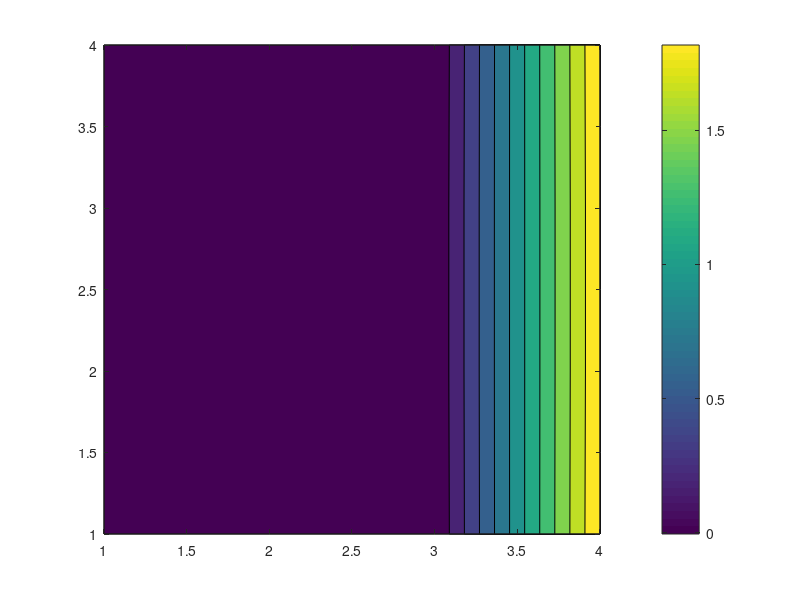
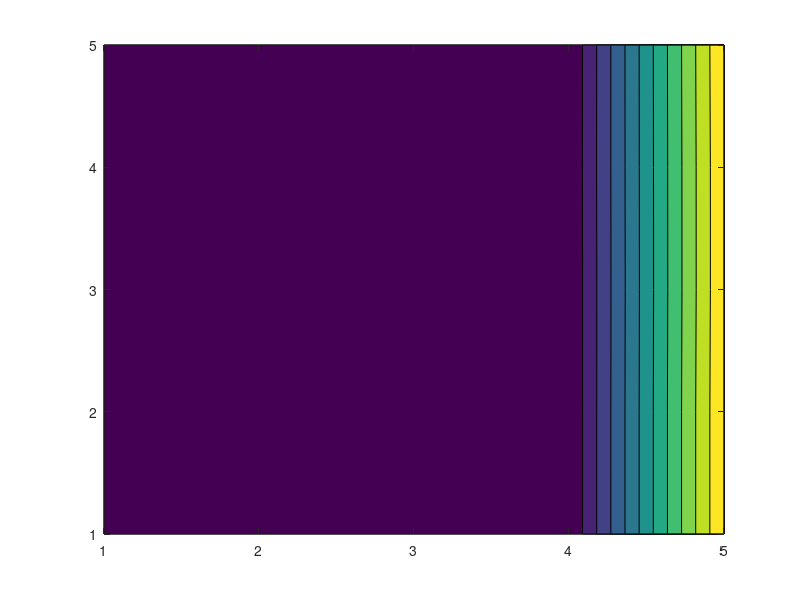

Source code (MATLAB) for these figures, in order:
clear;
clc;
Lx=30; Ly=30;
nx=3;ny=3;nu = 1;
imin =2; imax=imin+nx-1;
jmin =2; jmax=jmin+ny-1;
dt = 0.001;rho = 1;
% Crea te mesh
x ( imin : imax+1)=linspace ( 0 , Lx , nx +1);
y ( jmin : jmax+1)=linspace ( 0 , Ly , ny +1);
xm( imin : imax )= 0.5*( x ( imin : imax)+x ( imin +1:imax + 1 ) );
ym( jmin : jmax )= 0.5*( y ( jmin : jmax)+y ( jmin +1: jmax + 1 ) );
% Crea te mesh s i z e s
dx=x ( imin+1)-x ( imin ) ;
dy=y ( jmin+1)-y ( jmin ) ;
dxi=1/dx ;
dyi=1/dy ;
v = zeros(imax+1,jmax+1); u = zeros(imax+1,jmax+1);us = zeros(imax+1,jmax+1);vs = zeros(imax+1,jmax+1);
%%
for t = 1:1/dt

u ( : , jmin -1)=2*0 - u ( : , jmin ) ;
u(imin,:)=0;
u(imax+1,:)=0;
u ( : , jmax+1)=2* 1- u ( : , jmax ) ;
v ( imin -1 ,:)=2* 0 - v ( imin , : ) ;
v ( imax +1 ,:)=2* 0 - v ( imax , : ) ;
v(:,jmin) = 0;
v(:,jmax+1) = 0;
%%
for j=jmin : jmax
    for i=imin +1:imax
        vhere =0.25*( v ( i -1, j )+v ( i -1, j +1)+v ( i , j )+v ( i , j + 1 ) );
        us ( i , j )=u ( i , j )+dt * ...
            ( nu*( u ( i -1, j )-2*u ( i , j )+u ( i +1, j ) ) * dxi^2 ...
            +nu*( u ( i , j-1)-2*u ( i , j )+u ( i , j +1))* dyi^2 ...
            -u ( i , j ) * ( u ( i +1, j )-u ( i -1, j ) ) * 0.5 * dxi ...
            -vhere *( u ( i , j +1)-u ( i , j -1 ) )*0.5* dyi ) ;
    end
end

for j=jmin +1: jmax
    for i=imin:imax
        uhere =0.25*( u ( i, j-1 )+u ( i , j )+u ( i+1 , j-1 )+u ( i+1 , j ) );
        vs ( i , j )=v ( i , j )+dt * ...
            ( nu*( v ( i -1, j )-2*v ( i , j )+v ( i +1, j ) ) * dxi^2 ...
            +nu*( v ( i , j -1)-2*v ( i , j )+v ( i , j +1))* dyi^2 ...
            -uhere * ( v ( i +1, j )-v ( i -1, j ) ) * 0.5 * dxi ...
            -v(i,j) *( v ( i , j +1)-v ( i , j -1 ) )*0.5* dyi ) ;
    end
end
%%

% Crea te L a pl ac i a n o p e r a t o r f o r s o l v i n g p r e s s u r e Po is son e q u a t i o n
L=zeros ( nx*ny , nx*ny ) ;
for j =1:ny
    for i =1:nx
        L( i +( j-1)*nx , i +( j-1)*nx)=2*dxi^2+2*dyi^2;
        for ii=i-1: 2: i +1
            if ( ii >0 && ii <=nx ) % I n t e r i o r p o i n t
                L( i +( j-1)*nx , ii +(j-1)*nx)=-dxi^2;
            else % Neuman c o n d i t i o n s on boundary
                L( i +( j-1)*nx , i +( j-1)*nx)= ...
                    L( i +( j-1)*nx , i +( j-1)*nx)-dxi^2;
            end
        end
        for jj=j-1: 2: j+1
            if ( jj >0 && jj <=ny ) % I n t e r i o r p o i n t
                L( i +( j-1)*nx , i +( jj-1)*nx)=-dyi^2;
            else % Neuman c o n d i t i o n s on boundary
                L( i +( j-1)*nx , i +( j -1)*nx)= ...
                    L( i +( j -1)*nx , i +( j -1)*nx)-dyi^2;
            end
        end
    end
end
% Se t p r e s s u r e in f i r s t c e l l ( a l l o t h e r p r e s s u r e s w . r . t t o t h i s one )
 L ( 1 , : ) = 0 ; L ( 1 , 1 )= 1;

n=0;
for j=jmin : jmax
    for i=imin : imax
        n=n+1;
        R( n)=-rho / dt * ...
            ( ( us ( i +1, j )-us ( i , j ) ) *dxi ...
        +(vs ( i , j +1)-vs ( i , j ) ) * dyi ) ;
    end
end
% R(1) = 0;
R = reshape(R,[],1);

pv = L\R;

n=0;
p=zeros ( imax , jmax ) ;
for j=jmin : jmax
    for i=imin : imax
        n=n+1;
        p ( i , j )=pv ( n ) ;
    end
end


for j=jmin : jmax
    for i=imin +1:imax
        u ( i , j )=us ( i , j )-dt / rho *( p ( i , j )-p ( i -1, j ) ) * dxi ;
    end
end
for j=jmin +1: jmax
    for i=imin : imax
        v ( i , j )=vs ( i , j )-dt / rho *( p ( i , j )-p ( i , j -1))* dyi ;
    end
end

end
figure()
contourf(u(imin:imax+1,jmin:jmax+1))
colorbar;
figure()
m = sqrt(u.^2+v.^2);
contourf(m)